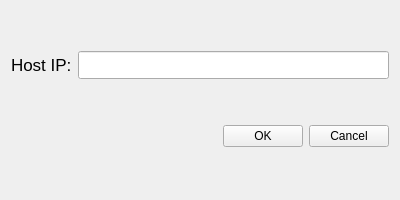
<?xml version="1.0" encoding="UTF-8"?>
<ui version="4.0">
 <class>ServerDialog</class>
 <widget class="QWidget" name="ServerDialog">
  <property name="geometry">
   <rect>
    <x>0</x>
    <y>0</y>
    <width>400</width>
    <height>200</height>
   </rect>
  </property>
  <property name="windowTitle">
   <string>Create the connection</string>
  </property>
  <layout class="QVBoxLayout" name="verticalLayout">
   <item>
    <layout class="QHBoxLayout" name="horizontalLayout_2">
     <item>
      <widget class="QLabel" name="label">
       <property name="font">
        <font>
         <pointsize>13</pointsize>
        </font>
       </property>
       <property name="text">
        <string>Host IP:</string>
       </property>
      </widget>
     </item>
     <item>
      <widget class="QLineEdit" name="lineEdit">
       <property name="font">
        <font>
         <pointsize>13</pointsize>
        </font>
       </property>
       <property name="readOnly">
        <bool>true</bool>
       </property>
      </widget>
     </item>
    </layout>
   </item>
   <item>
    <layout class="QHBoxLayout" name="horizontalLayout">
     <item>
      <spacer name="horizontalSpacer">
       <property name="orientation">
        <enum>Qt::Horizontal</enum>
       </property>
       <property name="sizeHint" stdset="0">
        <size>
         <width>40</width>
         <height>20</height>
        </size>
       </property>
      </spacer>
     </item>
     <item>
      <widget class="QPushButton" name="pushButton">
       <property name="text">
        <string>OK</string>
       </property>
      </widget>
     </item>
     <item>
      <widget class="QPushButton" name="pushButton_2">
       <property name="text">
        <string>Cancel</string>
       </property>
      </widget>
     </item>
    </layout>
   </item>
  </layout>
 </widget>
 <resources/>
 <connections/>
</ui>
